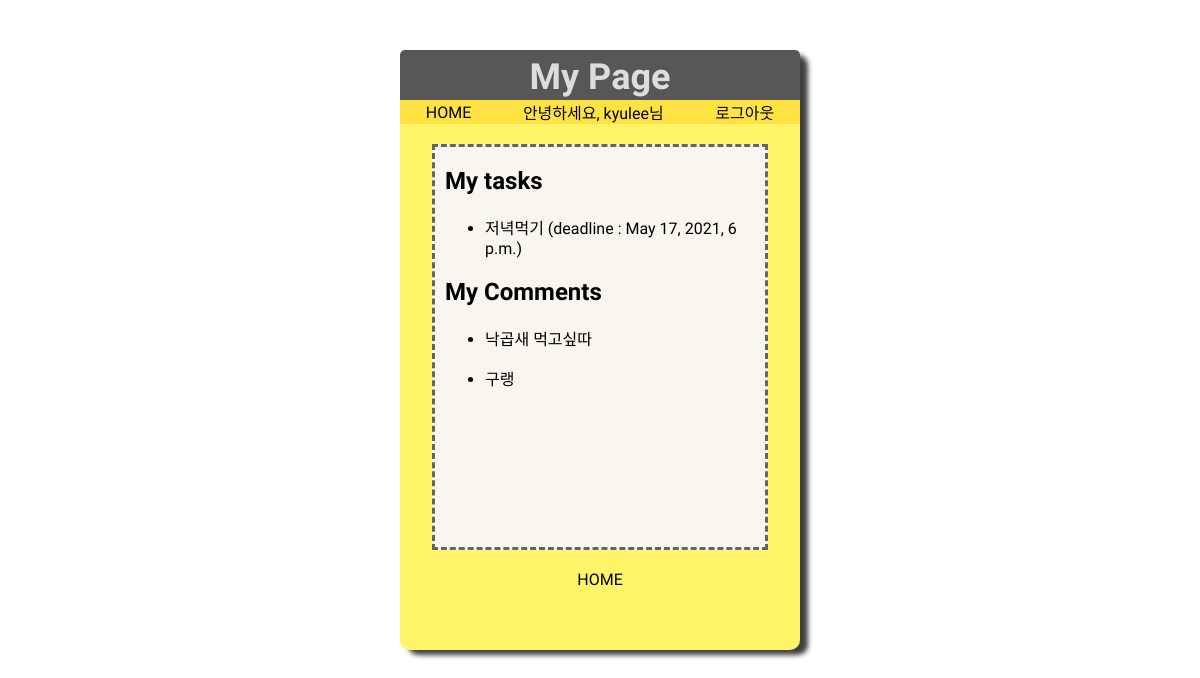
Page /mypage/ (signed in) on the committed database.
### app/models.py (models this page shows, shortened)
class Post(models.Model):
    title = models.CharField(max_length=200)
    content = models.TextField()
    deadline = models.DateTimeField(null= True, blank = True)
    author = models.ForeignKey(User, on_delete=models.CASCADE, related_name = 'posts', null = True, default= None)

class Comment(models.Model):
    post = models.ForeignKey(Post, on_delete=models.CASCADE, related_name='comments')
    content = models.TextField()
    author = models.ForeignKey(User, on_delete=models.CASCADE, related_name = 'comments', null =True, default = None)

### app/views.py (the view)
# urls.py: path('mypage/', views.mypage, name = 'mypage'),
@login_required(login_url='/registration/login')
def mypage(request):
    mypost = Post.objects.filter(author=request.user).order_by('deadline')
    mycomment = Comment.objects.filter(author=request.user)
    return render(request, 'registration/mypage.html', {
        'mypost': mypost, 'mycomment':mycomment
    })

### app/templates/registration/mypage.html (shortened to what this page needs)
<!DOCTYPE html>
<html lang="en">
<head>
    {% load static %}
    <link rel="stylesheet" type ="text/css" href = "{% static 'mypage.css' %}">
</head>
<body>
    <div class = container>
        <div class = "title">
            <h1> My Page</h1>
        </div>
        <div class = "nav-bar">
            <a class = "nav-item" href ="{% url 'home' %}">HOME</a>
            {% if user.is_authenticated %}
            <a class = "nav-item">안녕하세요, {{ user.username }}님</a>
            <a class = "nav-item" href = "{% url 'logout' %}">로그아웃</a>
            {% else %}
            <a claee = "nav-item" href = "{% url 'login' %}">로그인</a>
            <a class = "nav-item" href = "{% url 'signup' %}">회원가입</a>
            <a class = "nav-item">로그아웃</a>
            {% endif %}
        </div>
        <div class=box>
            <div>
                <h2>My tasks</h2>
                <ul>
                    {% for post in mypost %}
                    <li>
                        <a href="{% url 'detail' post.pk %}">{{post.title}}</a>
                        (deadline : {{post.deadline}})
                    </li>
                    {%	endfor %}
                </ul>
                <h2>My Comments</h2>
                <ul>
                    {% for comment in mycomment %}
                    <li>
                    <p>{{comment.content}}</p>
                    </li>
                    {%	endfor %}
                </ul>
            </div>
        </div>
        <div class = bar>
            <a href="{%	url 'home'	%}">HOME</a>
        </div>
    </div>
</body>
</html>

### app/static/mypage.css (style rules this page uses)
body { background-image: url('https://cdn.crowdpic.net/list-thumb/thumb_l_BD9725CBE59C9229B808928D5FEDA1EA.jpg'); font-family: 'Roboto', sans-serif; font-family: 'Do Hyeon', sans-serif; }
.container { margin-top: 50px; width:400px; height:600px; border: 0px solid gray; border-radius: 10px; margin-right: auto; margin-left: auto; box-shadow: 8px 5px 5px rgb(63, 63, 63); background-color: rgb(255, 245, 106); z-index: 1; }
.title { font-size: 18px; margin-left:0; margin-right:0; border-top-left-radius: 5px; border-top-right-radius: 5px; height: 50px; background-color: rgb(87, 87, 87); border:3px; z-index: 3; display: flex; color:rgb(221, 221, 221); }
h1 { padding-top: 10px; padding-bottom: 2px; margin-top: -4px; margin-right: auto; margin-left: auto; }
a { color: black; text-decoration-line: none; }
.nav-bar { width: 100%; background-color: #ffe343; display: flex; justify-content: space-around; align-items: center; }
.nav-item { color: black; text-decoration: none; }
.box { padding-left: 10px; margin-top: 20px; margin-right: auto; margin-left: auto; width: 320px; height: 400px; border: 3px dashed rgb(100, 100, 100); background-color: rgb(248, 246, 238); text-decoration: none; }
.bar { margin-top: 20px; text-align: center; }

### rows in the picture
Post: title "저녁먹기", deadline "May 17, 2021, 6 p.m."
Comment: content "낙곱새 먹고싶따"
Comment: content "구랭"

### other values in the picture
{{ user.username }} "kyulee"
